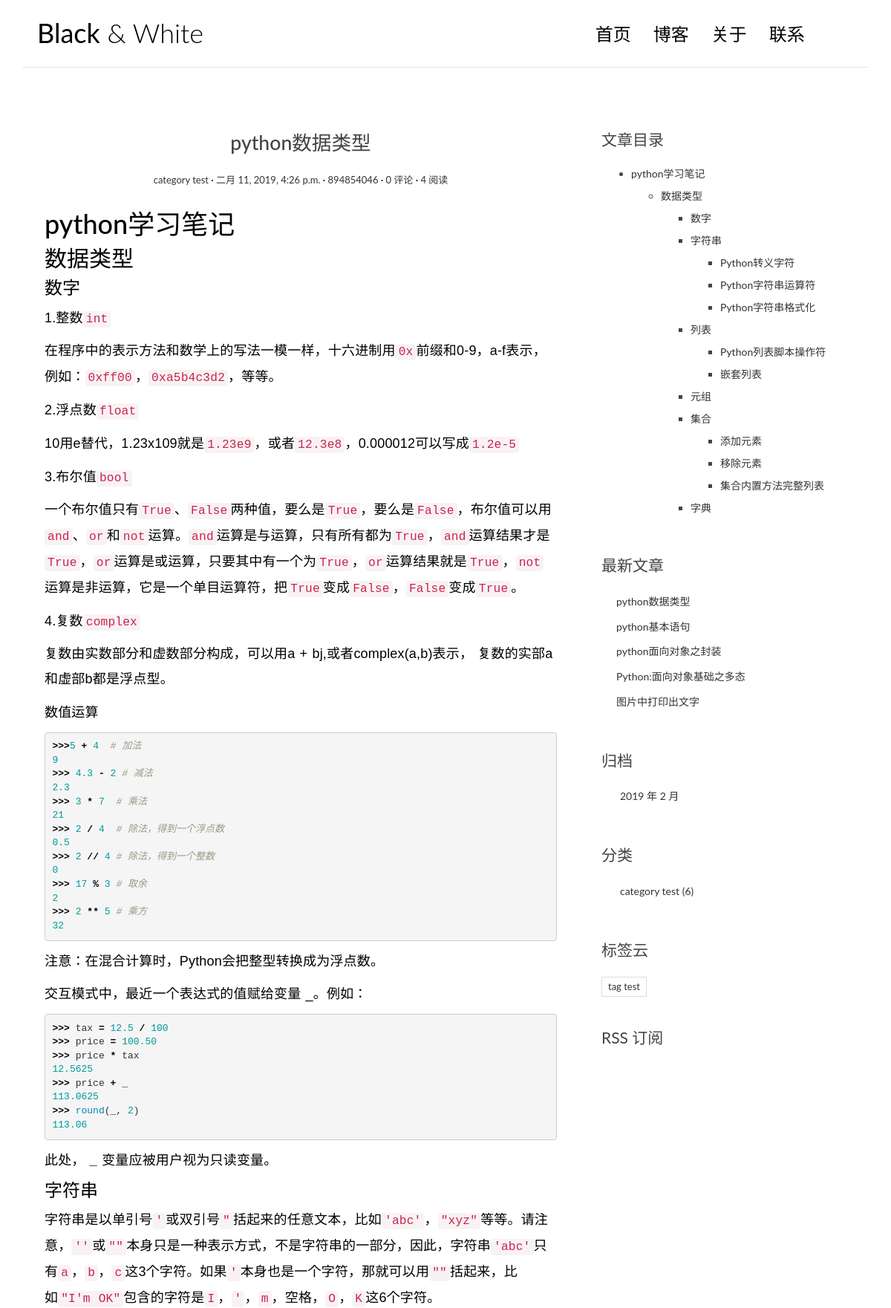
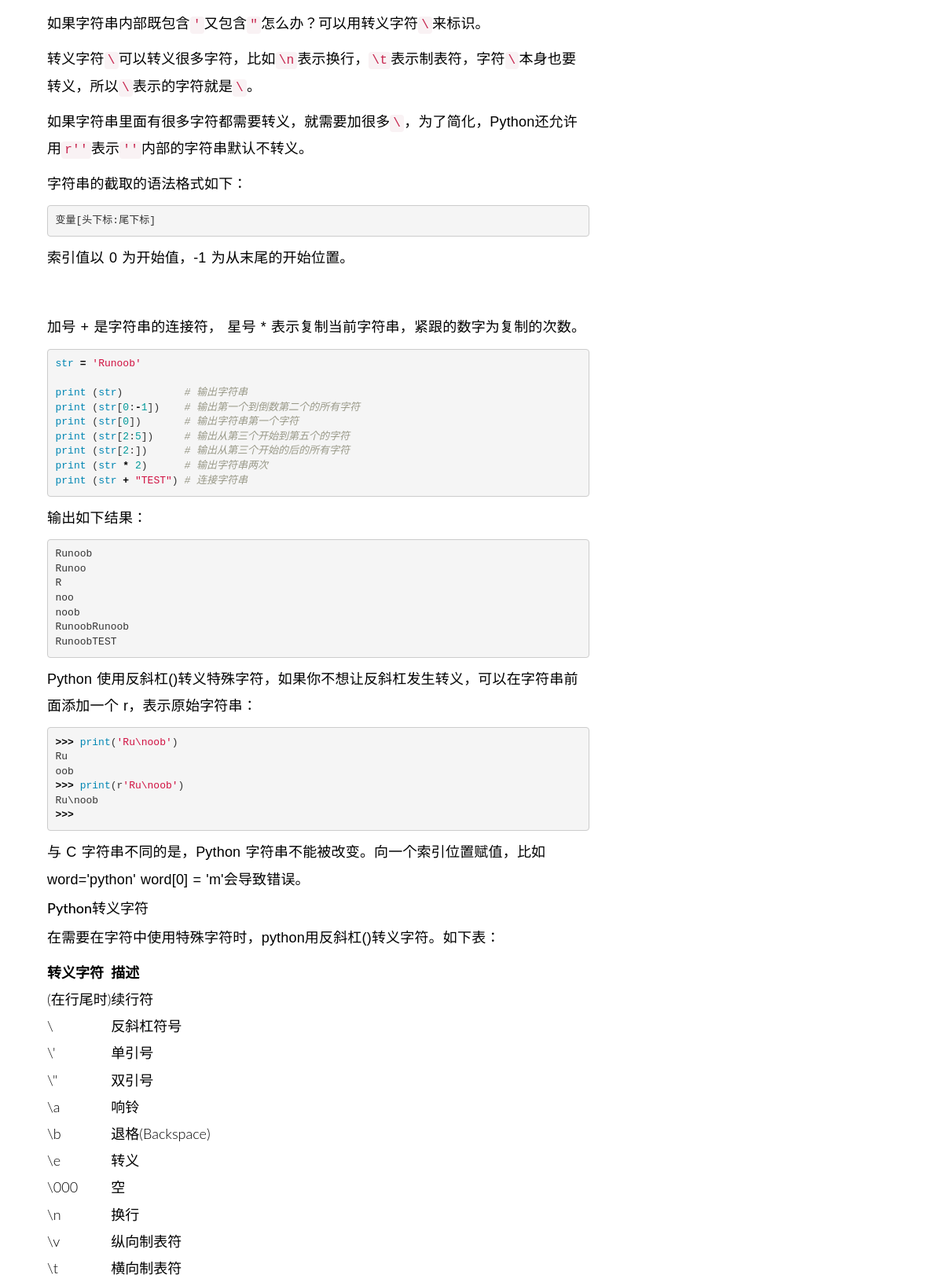
The page /post/8/ (upper part) on the database its author committed (2 pictures, top to bottom).
### blog/models.py (models this page shows, shortened)
class Post(models.Model):
    title = models.CharField(max_length=70)
    body = models.TextField()
    created_time = models.DateTimeField()
    modified_time = models.DateTimeField()
    excerpt = models.CharField(max_length=200, blank=True)
    category = models.ForeignKey(Category)
    tags = models.ManyToManyField(Tag, blank=True)
    author = models.ForeignKey(User)
    views = models.PositiveIntegerField(default=0)
    def get_absolute_url(self):
        return reverse('blog:detail', kwargs={'pk': self.pk})
    def increase_views(self):
        self.views += 1
        self.save(update_fields=['views'])
    def save(self, *args, **kwargs):
        if not self.excerpt:
            md = markdown.Markdown(extensions=[
                'markdown.extensions.extra',
                'markdown.extensions.codehilite',
            ])
            self.excerpt = strip_tags(md.convert(self.body))[:54]
        super(Post, self).save(*args, **kwargs)
    class Meta:
        ordering = ['-created_time']

class Category(models.Model):
    name = models.CharField(max_length=100)

class Tag(models.Model):
    name = models.CharField(max_length=100)

### blog/views.py (the view)
# urls.py: url(r'^post/(?P<pk>[0-9]+)/$', views.PostDetailView.as_view(), name='detail'),
class PostDetailView(DetailView):
    model = Post
    template_name = 'blog/detail.html'
    context_object_name = 'post'
    def get(self, request, *args, **kwargs):
        response = super(PostDetailView, self).get(request, *args, **kwargs)
        self.object.increase_views()
        return response
    def get_object(self, queryset=None):
        post = super(PostDetailView, self).get_object(queryset=None)
        md = markdown.Markdown(extensions=[
            'markdown.extensions.extra',
            'markdown.extensions.codehilite',
            TocExtension(slugify=slugify),
        ])
        post.body = md.convert(post.body)
        post.toc = md.toc
        return post
    def get_context_data(self, **kwargs):
        context = super().get_context_data(**kwargs)
        form = CommentForm()
        comment_list = self.object.comment_set.all()
        context.update({
            'form': form,
            'comment_list': comment_list
        })
        return context

### blog/templatetags/blog_tags.py (called while the page is built)
@register.simple_tag
def get_recent_posts(num=5):
    return Post.objects.all().order_by('-created_time')[:num]

@register.simple_tag
def archives():
    return Post.objects.dates('created_time', 'month', order='DESC')

@register.simple_tag
def get_categories():
    return Category.objects.annotate(num_posts=Count('post')).filter(num_posts__gt=0)

@register.simple_tag
def get_tags():
    return Tag.objects.annotate(num_posts=Count('post')).filter(num_posts__gt=0)

### templates/blog/detail.html (shortened to what this page needs)
{% extends 'base.html' %}
{% block main %}
    <article class="post post-{{ post.pk }}">
        <header class="entry-header">
            <h1 class="entry-title">{{ post.title }}</h1>
            <div class="entry-meta">
                <span class="post-category"><a href="#">{{ post.category.name }}</a></span>
                <span class="post-date"><a href="#"><time class="entry-date"
                                                          datetime="{{ post.created_time }}">{{ post.created_time }}</time></a></span>
                <span class="post-author"><a href="#">{{ post.author }}</a></span>
                <span class="comments-link"><a href="#">{{ post.comment_set.count }} 评论</a></span>
                <span class="views-count"><a href="#">{{ post.views }} 阅读</a></span>
            </div>
        </header>
        <div class="entry-content clearfix">
            {{ post.body|safe }}
        </div>
    </article>
{% endblock main %}
{% block toc %}
    <div class="widget widget-content">
        <h3 class="widget-title">文章目录</h3>
        {{ post.toc|safe }}
    </div>
{% endblock toc %}

### templates/base.html (shortened to what this page needs)
{% load staticfiles %}
{% load blog_tags %}
<!DOCTYPE html>
<html>
<head>
    <link rel="stylesheet" href="http://code.ionicframework.com/ionicons/2.0.1/css/ionicons.min.css">
    <link rel="stylesheet" href="{% static 'blog/css/bootstrap.min.css' %}">
    <link rel="stylesheet" href="{% static 'blog/css/pace.css' %}">
    <link rel="stylesheet" href="{% static 'blog/css/custom.css' %}">
    <link rel="stylesheet" href="{% static 'blog/css/highlights/github.css' %}">
</head>
<body>
<div class="container">
    <header id="site-header">
        <div class="row">
            <div class="col-md-4 col-sm-5 col-xs-8">
                <div class="logo">
                    <h1><a href="{% url 'blog:index' %}"><b>Black</b> &amp; White</a></h1>
                </div>
            </div>
            <div class="col-md-8 col-sm-7 col-xs-4">
                <nav class="main-nav" role="navigation">
                    <div class="collapse navbar-collapse" id="bs-example-navbar-collapse-1">
                        <ul class="nav navbar-nav navbar-right">
                            <li class="cl-effect-11"><a href="index.html" data-hover="首页">首页</a></li>
                            <li class="cl-effect-11"><a href="full-width.html" data-hover="博客">博客</a></li>
                            <li class="cl-effect-11"><a href="about.html" data-hover="关于">关于</a></li>
                            <li class="cl-effect-11"><a href="contact.html" data-hover="联系">联系</a></li>
                        </ul>
                    </div>
                </nav>
            </div>
        </div>
    </header>
</div>
<div class="content-body">
    <div class="container">
        <div class="row">
            <main class="col-md-8">
                {% block main %}
                {% endblock main %}
            </main>
            <aside class="col-md-4">
                {% block toc %}
                {% endblock toc %}
                <div class="widget widget-recent-posts">
                    <h3 class="widget-title">最新文章</h3>
                    {% get_recent_posts as recent_post_list %}
                    <ul>
                        {% for post in recent_post_list %}
                            <li>
                                <a href="{{ post.get_absolute_url }}">{{ post.title }}</a>
                            </li>
                        {% empty %}
                            暂无文章！
                        {% endfor %}
                    </ul>
                </div>
                <div class="widget widget-archives">
                    <h3 class="widget-title">归档</h3>
                    {% archives as date_list %}
                    <ul>
                        {% for date in date_list %}
                            <li>
                                <a href="{% url 'blog:archives' date.year date.month %}">{{ date.year }}
                                    年 {{ date.month }} 月</a>
                            </li>
                        {% empty %}
                            暂无归档！
                        {% endfor %}
                    </ul>
                </div>
                <div class="widget widget-category">
                    <h3 class="widget-title">分类</h3>
                    {% get_categories as category_list %}
                    <ul>
                        {% for category in category_list %}
                        <li>
                          <a href="{% url 'blog:category' category.pk %}">{{ category.name }}
                            <span class="post-count">({{ category.num_posts }})</span>
                          </a>
                        </li>
                        {% empty %}
                        暂无分类！
                        {% endfor %}
                      </ul>
                </div>
                <div class="widget widget-tag-cloud">
                    <h3 class="widget-title">标签云</h3>
                    {% get_tags as tag_list %}
                    <ul>
                      {% for tag in tag_list %}
                      <li>
                        <a href="{% url 'blog:tag' tag.pk %}">{{ tag.name }}</a>
                      </li>
                      {% empty %}
                      暂无标签！
                      {% endfor %}
                    </ul>
                  </div>
                <div class="rss">
                    <a href=""> RSS 订阅</a>
                </div>
            </aside>
        </div>
    </div>
</div>
</body>
</html>

### blog/static/blog/css/custom.css (style rules this page uses)
* { outline: none; }
h1, h2, h3, h4, h5, h6 { margin-top: 0; }
b { font-weight: 400; }
a { color: #333; }
body { color: #444; font-family: 'Lato', sans-serif; }
p { font-family: 'Ubuntu', sans-serif; font-weight: 400; word-spacing: 1px; letter-spacing: 0.01em; }
#site-header { background-color: #FFF; padding: 25px 20px; margin-bottom: 40px; border-bottom: 1px solid #e7e7e7; }
.logo h1 a { color: #000; }
.logo h1 { margin: 0; font-family: 'Lato', sans-serif; font-weight: 300; }
.main-nav { margin-top: 11px; max-width: 95%; }
.main-nav a { color: #000000 !important; padding: 0 0 5px 0 !important; margin-right: 30px; font-family: 'Lato', sans-serif; font-weight: 300; font-size: 24px; }
.cl-effect-11 a { padding: 10px 0; color: #0972b4; text-shadow: none; }
.cl-effect-11 a::before { position: absolute; top: 0; left: 0; overflow: hidden; padding: 0 0 5px 0 !important; max-width: 0; border-bottom: 1px solid #000; color: #000; content: attr(data-hover); white-space: nowrap; -webkit-transition: max-width 0.5s; -moz-transition: max-width 0.5s; transition: max-width 0.5s; }
.content-body { padding-bottom: 4em; }
.post { background: #fff; padding: 30px 30px 0; }
.entry-title { text-align: center; font-size: 1.9em; margin-bottom: 20px; line-height: 1.6; padding: 10px 20px 0; }
.entry-meta { text-align: center; color: #DDDDDD; font-size: 13px; margin-bottom: 30px; }
.entry-content { font-size: 18px; line-height: 1.9; font-weight: 300; color: #000; }
.post-category::after, .post-date::after, .post-author::after, .comments-link::after { content: ' ·'; color: #000; }
.widget { background: #fff; padding: 30px 0 0; }
.widget-title { font-size: 1.5em; margin-bottom: 20px; line-height: 1.6; padding: 10px 0 0; font-weight: 400; }
.widget-recent-posts ul { padding: 0; margin: 0; padding-left: 20px; }
.widget-recent-posts ul li { list-style-type: none; position: relative; line-height: 170%; margin-bottom: 10px; }
.widget-recent-posts ul li::before { content: '\f3d3'; font-family: "Ionicons"; position: absolute; left: -17px; top: 3px; font-size: 16px; color: #000; }
.widget-archives ul { padding: 0; margin: 0; padding-left: 25px; }
.widget-archives ul li { list-style-type: none; position: relative; line-height: 170%; margin-bottom: 10px; }
.widget-archives ul li::before { content: '\f3f3'; font-family: "Ionicons"; position: absolute; left: -25px; top: 1px; font-size: 16px; color: #000; }
.widget-category ul { padding: 0; margin: 0; padding-left: 25px; }
.widget-category ul li { list-style-type: none; position: relative; line-height: 170%; margin-bottom: 10px; }
.widget-category ul li::before { content: '\f3fe'; font-family: "Ionicons"; position: absolute; left: -25px; top: 1px; font-size: 18px; color: #000; }
.widget-tag-cloud ul { padding: 0; margin: 0; margin-right: -10px; }
.widget-tag-cloud ul li { list-style-type: none; font-size: 13px; display: inline-block; margin-right: 10px; margin-bottom: 10px; padding: 3px 8px; border: 1px solid #ddd; }
.widget-content ul ul { margin-top: 10px; }
.widget-content ul li { margin-bottom: 10px; }
.rss { font-size: 21px; margin-top: 30px; }
.rss a { color: #444; }

### blog/static/blog/css/highlights/github.css (style rules this page uses)
.codehilite .o { color: #000000; font-weight: bold }
.codehilite .c1 { color: #999988; font-style: italic }
.codehilite .nb { color: #0086B3 }
.codehilite .mf { color: #009999 }
.codehilite .mi { color: #009999 }
.codehilite .s2 { color: #d01040 }
.codehilite .se { color: #d01040 }
.codehilite .s1 { color: #d01040 }

### rows shown on the page
Post: title "python数据类型", category.name "category test", created_time "二月 11, 2019, 4:26 p.m.", author "894854046", comment_set.count "0", views "4", body "python学习笔记 数据类型 数字 1.整数 int 在程序中的表示方法和数学上的写法一模一样，十六进制用 0x 前缀和0-9，a-f表示，例如： 0xff00 ， 0xa5b4c3d2 ，等等。 2.浮点数 float 10用e替代，1.23x109就是 1.23e9 ，或者 12.3e8 ，0.000012可以写成 1.2e-5 3.布尔值 bool 一个布尔值只有 True 、 False 两种值，要么是 True ，要么是 False ，布尔值可以用 and 、 or 和 not 运算。 and 运算是与运算，只有所有都为 True ， and 运算结果才是 True ， or 运算是或运算，只要其中有一个为 True ， or 运算结果就是 True ， not 运算是非运算，它是一个单目运算符，把 True 变成 False ， False 变成 True 。 4.复数 complex 复数由实数部分和虚数部分构成，可以用a + bj,或者complex(a,b)表示， 复数的实部a和虚部b都是浮点型。 数值运算 >>> 5 + 4 # 加法 9 >>> 4.3 - 2 # 减法 2.3 >>> 3 * 7 # 乘法 21 >>> 2 / 4 # 除法，得到一个浮点数 0.5 >>> 2 // 4 # 除法，得到一个整数 0 >>> 17 % 3 # 取余 2 >>> 2 ** 5 # 乘方 32 注意：在混合计算时，Python会把整型转换成为浮点数。 交互模式中，最近一个表达式的值赋给变量 _。例如： >>> tax = 12.5 / 100 >>>…", toc "python学习笔记 数据类型 数字 字符串 Python转义字符 Python字符串运算符 Python字符串格式化 列表 Python列表脚本操作符 嵌套列表 元组 集合 添加元素 移除元素 集合内置方法完整列表 字典"
Post: title "python基本语句"
Post: title "python面向对象之封装"
Post: title "Python:面向对象基础之多态"
Post: title "图片中打印出文字"
Category: name "category test", num_posts "6"
Tag: name "tag test"

### other values the page prints
{{ date.year }} "2019"
{{ date.month }} "2"
